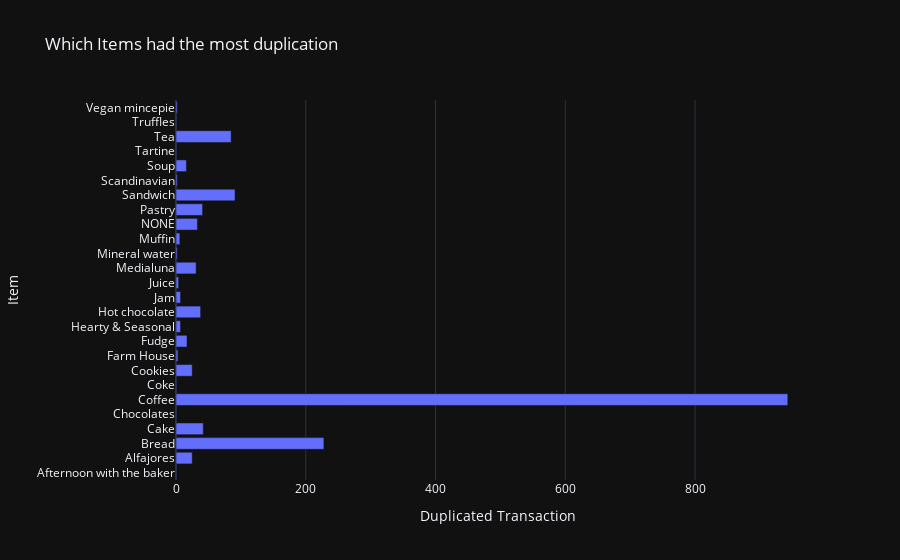

Notebook code cell kept with this figure:
### Markdown cell above
To better understand now we use plotly to see how thoese duplicated values look like.

### Code cell
fig=px.bar(df_dup_itm,x='Transaction',labels={'Transaction':'Duplicated Transaction'},title='Which Items had the most duplication')
fig.show()

### Figure 1 — Plotly figure (JSON) as saved in the notebook; plotly's stock layout.template omitted (floating-point values rounded to 4 significant figures)
{"data": [{"alignmentgroup": "True", "hovertemplate": "Duplicated Transaction=%{x}<br>Item=%{y}<extra></extra>", "legendgroup": "", "marker": {"color": "#636efa", "pattern": {"shape": ""}}, "name": "", "offsetgroup": "", "orientation": "h", "showlegend": false, "textposition": "auto", "x": [1, 25, 228, 42, 1, 943, 1, 25, 3, 17, 7, 38, 7, 4, 31, 2, 6, 33, 41, 91, 2, 16, 1, 85, 1, 2], "xaxis": "x", "y": ["Afternoon with the baker", "Alfajores", "Bread", "Cake", "Chocolates", "Coffee", "Coke", "Cookies", "Farm House", "Fudge", "Hearty & Seasonal", "Hot chocolate", "Jam", "Juice", "Medialuna", "Mineral water", "Muffin", "NONE", "Pastry", "Sandwich", "Scandinavian", "Soup", "Tartine", "Tea", "Truffles", "Vegan mincepie"], "yaxis": "y", "type": "bar"}], "layout": {"xaxis": {"anchor": "y", "domain": [0.0, 1.0], "title": {"text": "Duplicated Transaction"}}, "yaxis": {"anchor": "x", "domain": [0.0, 1.0], "title": {"text": "Item"}}, "legend": {"tracegroupgap": 0}, "title": {"text": "Which Items had the most duplication"}, "barmode": "relative"}}
